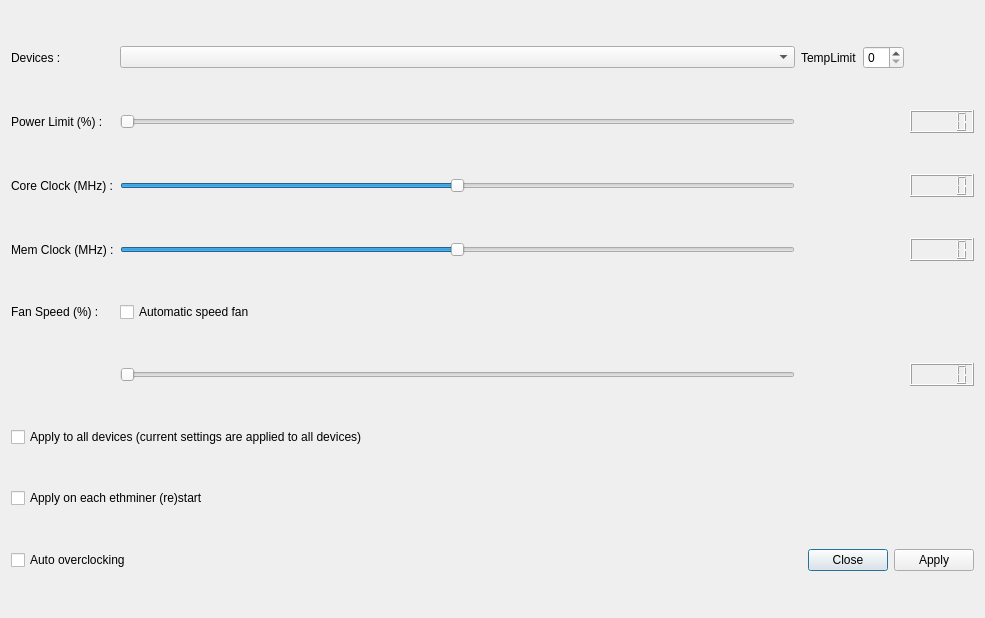
<?xml version="1.0" encoding="UTF-8"?>
<ui version="4.0">
 <class>nvOCDialog</class>
 <widget class="QDialog" name="nvOCDialog">
  <property name="geometry">
   <rect>
    <x>0</x>
    <y>0</y>
    <width>985</width>
    <height>618</height>
   </rect>
  </property>
  <property name="sizePolicy">
   <sizepolicy hsizetype="Preferred" vsizetype="Preferred">
    <horstretch>0</horstretch>
    <verstretch>0</verstretch>
   </sizepolicy>
  </property>
  <property name="windowTitle">
   <string>nVidia OC options</string>
  </property>
  <layout class="QGridLayout" name="gridLayout">
   <item row="0" column="0">
    <widget class="QLabel" name="label_5">
     <property name="sizePolicy">
      <sizepolicy hsizetype="Fixed" vsizetype="Preferred">
       <horstretch>0</horstretch>
       <verstretch>0</verstretch>
      </sizepolicy>
     </property>
     <property name="font">
      <font>
       <family>Arial</family>
      </font>
     </property>
     <property name="text">
      <string>Devices :</string>
     </property>
    </widget>
   </item>
   <item row="0" column="1">
    <widget class="QComboBox" name="comboBoxDevice">
     <property name="font">
      <font>
       <family>Arial</family>
      </font>
     </property>
    </widget>
   </item>
   <item row="0" column="2">
    <widget class="QLabel" name="temperatureLimit">
     <property name="font">
      <font>
       <family>Arial</family>
      </font>
     </property>
     <property name="text">
      <string>TempLimit</string>
     </property>
    </widget>
   </item>
   <item row="0" column="3">
    <widget class="QSpinBox" name="spinBoxTemperature">
     <property name="font">
      <font>
       <family>Arial</family>
      </font>
     </property>
    </widget>
   </item>
   <item row="1" column="0">
    <widget class="QLabel" name="label">
     <property name="sizePolicy">
      <sizepolicy hsizetype="Fixed" vsizetype="Preferred">
       <horstretch>0</horstretch>
       <verstretch>0</verstretch>
      </sizepolicy>
     </property>
     <property name="font">
      <font>
       <family>Arial</family>
      </font>
     </property>
     <property name="text">
      <string>Power Limit (%) :</string>
     </property>
    </widget>
   </item>
   <item row="1" column="1">
    <widget class="QSlider" name="horizontalSliderPowerPercent">
     <property name="sizePolicy">
      <sizepolicy hsizetype="Expanding" vsizetype="Fixed">
       <horstretch>0</horstretch>
       <verstretch>0</verstretch>
      </sizepolicy>
     </property>
     <property name="minimum">
      <number>50</number>
     </property>
     <property name="maximum">
      <number>100</number>
     </property>
     <property name="orientation">
      <enum>Qt::Horizontal</enum>
     </property>
    </widget>
   </item>
   <item row="1" column="4">
    <widget class="QLCDNumber" name="lcdNumberPowerPercent">
     <property name="digitCount">
      <number>5</number>
     </property>
    </widget>
   </item>
   <item row="2" column="0">
    <widget class="QLabel" name="label_2">
     <property name="sizePolicy">
      <sizepolicy hsizetype="Fixed" vsizetype="Preferred">
       <horstretch>0</horstretch>
       <verstretch>0</verstretch>
      </sizepolicy>
     </property>
     <property name="font">
      <font>
       <family>Arial</family>
      </font>
     </property>
     <property name="text">
      <string>Core Clock (MHz) :</string>
     </property>
    </widget>
   </item>
   <item row="2" column="1">
    <widget class="QSlider" name="horizontalSliderGpuOffset">
     <property name="minimum">
      <number>-200</number>
     </property>
     <property name="maximum">
      <number>200</number>
     </property>
     <property name="orientation">
      <enum>Qt::Horizontal</enum>
     </property>
    </widget>
   </item>
   <item row="2" column="4">
    <widget class="QLCDNumber" name="lcdNumberGpuOffset"/>
   </item>
   <item row="3" column="0">
    <widget class="QLabel" name="label_3">
     <property name="sizePolicy">
      <sizepolicy hsizetype="Fixed" vsizetype="Preferred">
       <horstretch>0</horstretch>
       <verstretch>0</verstretch>
      </sizepolicy>
     </property>
     <property name="font">
      <font>
       <family>Arial</family>
      </font>
     </property>
     <property name="text">
      <string>Mem Clock (MHz) :</string>
     </property>
    </widget>
   </item>
   <item row="3" column="1">
    <widget class="QSlider" name="horizontalSliderMemOffset">
     <property name="minimum">
      <number>-1500</number>
     </property>
     <property name="maximum">
      <number>1500</number>
     </property>
     <property name="orientation">
      <enum>Qt::Horizontal</enum>
     </property>
    </widget>
   </item>
   <item row="3" column="4">
    <widget class="QLCDNumber" name="lcdNumberMemClock"/>
   </item>
   <item row="4" column="0">
    <widget class="QLabel" name="label_4">
     <property name="sizePolicy">
      <sizepolicy hsizetype="Fixed" vsizetype="Preferred">
       <horstretch>0</horstretch>
       <verstretch>0</verstretch>
      </sizepolicy>
     </property>
     <property name="font">
      <font>
       <family>Arial</family>
      </font>
     </property>
     <property name="text">
      <string>Fan Speed (%) :</string>
     </property>
    </widget>
   </item>
   <item row="4" column="1">
    <widget class="QCheckBox" name="checkBoxAutoSpeedFan">
     <property name="enabled">
      <bool>true</bool>
     </property>
     <property name="font">
      <font>
       <family>Arial</family>
      </font>
     </property>
     <property name="text">
      <string>Automatic speed fan</string>
     </property>
    </widget>
   </item>
   <item row="5" column="1">
    <widget class="QSlider" name="horizontalSliderFanSpeed">
     <property name="maximum">
      <number>100</number>
     </property>
     <property name="orientation">
      <enum>Qt::Horizontal</enum>
     </property>
    </widget>
   </item>
   <item row="5" column="4">
    <widget class="QLCDNumber" name="lcdNumberFanSpeed"/>
   </item>
   <item row="6" column="0" colspan="2">
    <widget class="QCheckBox" name="checkBoxAllDevices">
     <property name="font">
      <font>
       <family>Arial</family>
      </font>
     </property>
     <property name="text">
      <string>Apply to all devices (current settings are applied to all devices)</string>
     </property>
    </widget>
   </item>
   <item row="7" column="0" colspan="2">
    <widget class="QCheckBox" name="checkBoxOCMinerStart">
     <property name="font">
      <font>
       <family>Arial</family>
      </font>
     </property>
     <property name="text">
      <string>Apply on each ethminer (re)start</string>
     </property>
    </widget>
   </item>
   <item row="8" column="0" colspan="2">
    <widget class="QCheckBox" name="checkBoxAutoOC">
     <property name="font">
      <font>
       <family>Arial</family>
      </font>
     </property>
     <property name="text">
      <string>Auto overclocking</string>
     </property>
    </widget>
   </item>
   <item row="8" column="2" colspan="3">
    <widget class="QDialogButtonBox" name="buttonBox">
     <property name="font">
      <font>
       <family>Arial</family>
      </font>
     </property>
     <property name="orientation">
      <enum>Qt::Horizontal</enum>
     </property>
     <property name="standardButtons">
      <set>QDialogButtonBox::Apply|QDialogButtonBox::Close</set>
     </property>
    </widget>
   </item>
  </layout>
 </widget>
 <resources/>
 <connections>
  <connection>
   <sender>buttonBox</sender>
   <signal>accepted()</signal>
   <receiver>nvOCDialog</receiver>
   <slot>accept()</slot>
   <hints>
    <hint type="sourcelabel">
     <x>728</x>
     <y>353</y>
    </hint>
    <hint type="destinationlabel">
     <x>157</x>
     <y>274</y>
    </hint>
   </hints>
  </connection>
  <connection>
   <sender>buttonBox</sender>
   <signal>rejected()</signal>
   <receiver>nvOCDialog</receiver>
   <slot>reject()</slot>
   <hints>
    <hint type="sourcelabel">
     <x>728</x>
     <y>353</y>
    </hint>
    <hint type="destinationlabel">
     <x>286</x>
     <y>274</y>
    </hint>
   </hints>
  </connection>
 </connections>
</ui>
